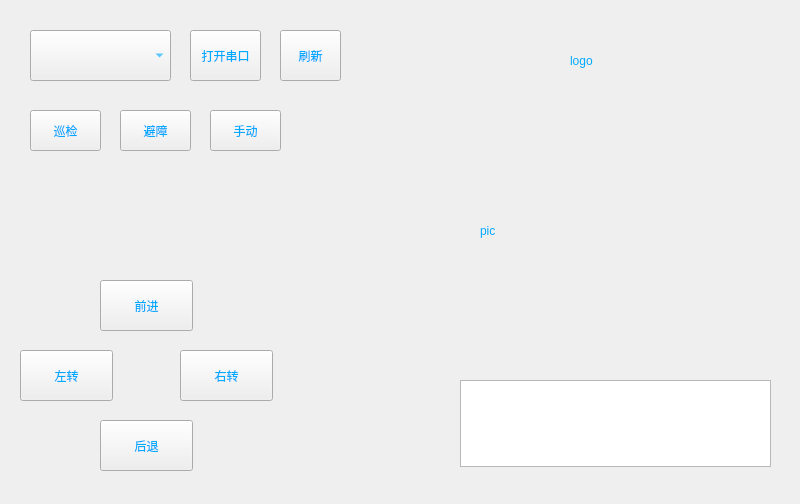
<?xml version="1.0" encoding="UTF-8"?>
<ui version="4.0">
 <class>Widget</class>
 <widget class="QWidget" name="Widget">
  <property name="geometry">
   <rect>
    <x>0</x>
    <y>0</y>
    <width>800</width>
    <height>504</height>
   </rect>
  </property>
  <property name="windowTitle">
   <string>Widget</string>
  </property>
  <property name="styleSheet">
   <string notr="true">color: rgb(0, 170, 255);</string>
  </property>
  <widget class="QComboBox" name="comboBox_COM">
   <property name="geometry">
    <rect>
     <x>30</x>
     <y>30</y>
     <width>141</width>
     <height>51</height>
    </rect>
   </property>
  </widget>
  <widget class="QPushButton" name="pushButton_Open">
   <property name="geometry">
    <rect>
     <x>190</x>
     <y>30</y>
     <width>71</width>
     <height>51</height>
    </rect>
   </property>
   <property name="text">
    <string>打开串口</string>
   </property>
  </widget>
  <widget class="QPushButton" name="pushButton_Auto">
   <property name="geometry">
    <rect>
     <x>30</x>
     <y>110</y>
     <width>71</width>
     <height>41</height>
    </rect>
   </property>
   <property name="text">
    <string>巡检</string>
   </property>
  </widget>
  <widget class="QPushButton" name="pushButton_">
   <property name="geometry">
    <rect>
     <x>120</x>
     <y>110</y>
     <width>71</width>
     <height>41</height>
    </rect>
   </property>
   <property name="text">
    <string>避障</string>
   </property>
  </widget>
  <widget class="QPushButton" name="pushButton_UnAUto">
   <property name="geometry">
    <rect>
     <x>210</x>
     <y>110</y>
     <width>71</width>
     <height>41</height>
    </rect>
   </property>
   <property name="text">
    <string>手动</string>
   </property>
  </widget>
  <widget class="QPushButton" name="pushButton_go">
   <property name="geometry">
    <rect>
     <x>100</x>
     <y>280</y>
     <width>93</width>
     <height>51</height>
    </rect>
   </property>
   <property name="text">
    <string>前进</string>
   </property>
  </widget>
  <widget class="QPushButton" name="pushButton_left">
   <property name="geometry">
    <rect>
     <x>20</x>
     <y>350</y>
     <width>93</width>
     <height>51</height>
    </rect>
   </property>
   <property name="text">
    <string>左转</string>
   </property>
  </widget>
  <widget class="QPushButton" name="pushButton_right">
   <property name="geometry">
    <rect>
     <x>180</x>
     <y>350</y>
     <width>93</width>
     <height>51</height>
    </rect>
   </property>
   <property name="text">
    <string>右转</string>
   </property>
  </widget>
  <widget class="QPushButton" name="pushButton_back">
   <property name="geometry">
    <rect>
     <x>100</x>
     <y>420</y>
     <width>93</width>
     <height>51</height>
    </rect>
   </property>
   <property name="text">
    <string>后退</string>
   </property>
  </widget>
  <widget class="QLabel" name="label_Logo">
   <property name="geometry">
    <rect>
     <x>570</x>
     <y>30</y>
     <width>201</width>
     <height>61</height>
    </rect>
   </property>
   <property name="text">
    <string>logo</string>
   </property>
  </widget>
  <widget class="QLabel" name="label_Pic">
   <property name="geometry">
    <rect>
     <x>480</x>
     <y>110</y>
     <width>281</width>
     <height>241</height>
    </rect>
   </property>
   <property name="text">
    <string>pic</string>
   </property>
  </widget>
  <widget class="QTextEdit" name="textEdit_Msg">
   <property name="geometry">
    <rect>
     <x>460</x>
     <y>380</y>
     <width>311</width>
     <height>87</height>
    </rect>
   </property>
  </widget>
  <widget class="QPushButton" name="pushButton_Update">
   <property name="geometry">
    <rect>
     <x>280</x>
     <y>30</y>
     <width>61</width>
     <height>51</height>
    </rect>
   </property>
   <property name="text">
    <string>刷新</string>
   </property>
  </widget>
 </widget>
 <resources/>
 <connections/>
</ui>
